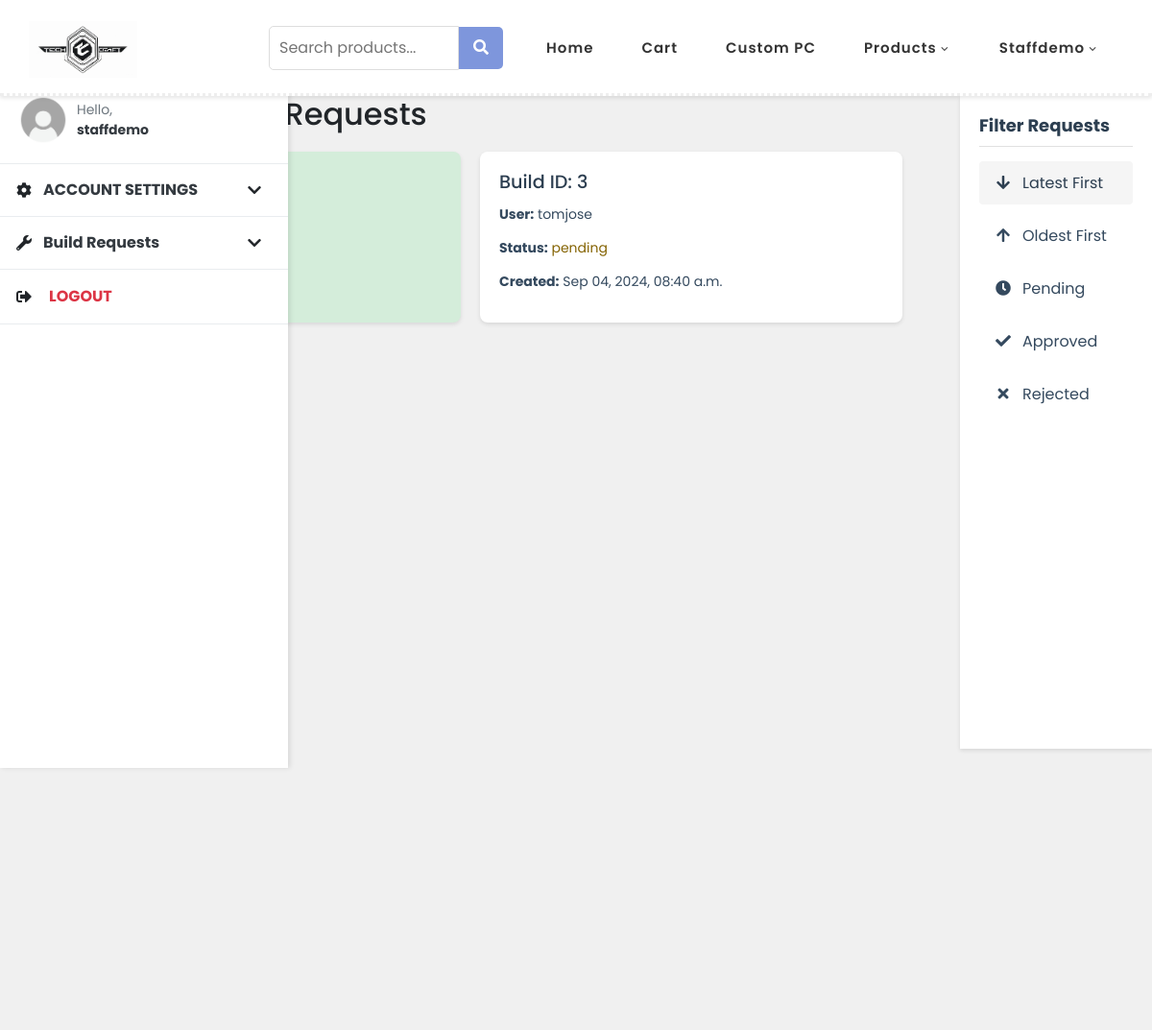
The app's page /staff/build-requests/ (signed in, upper part), older data.
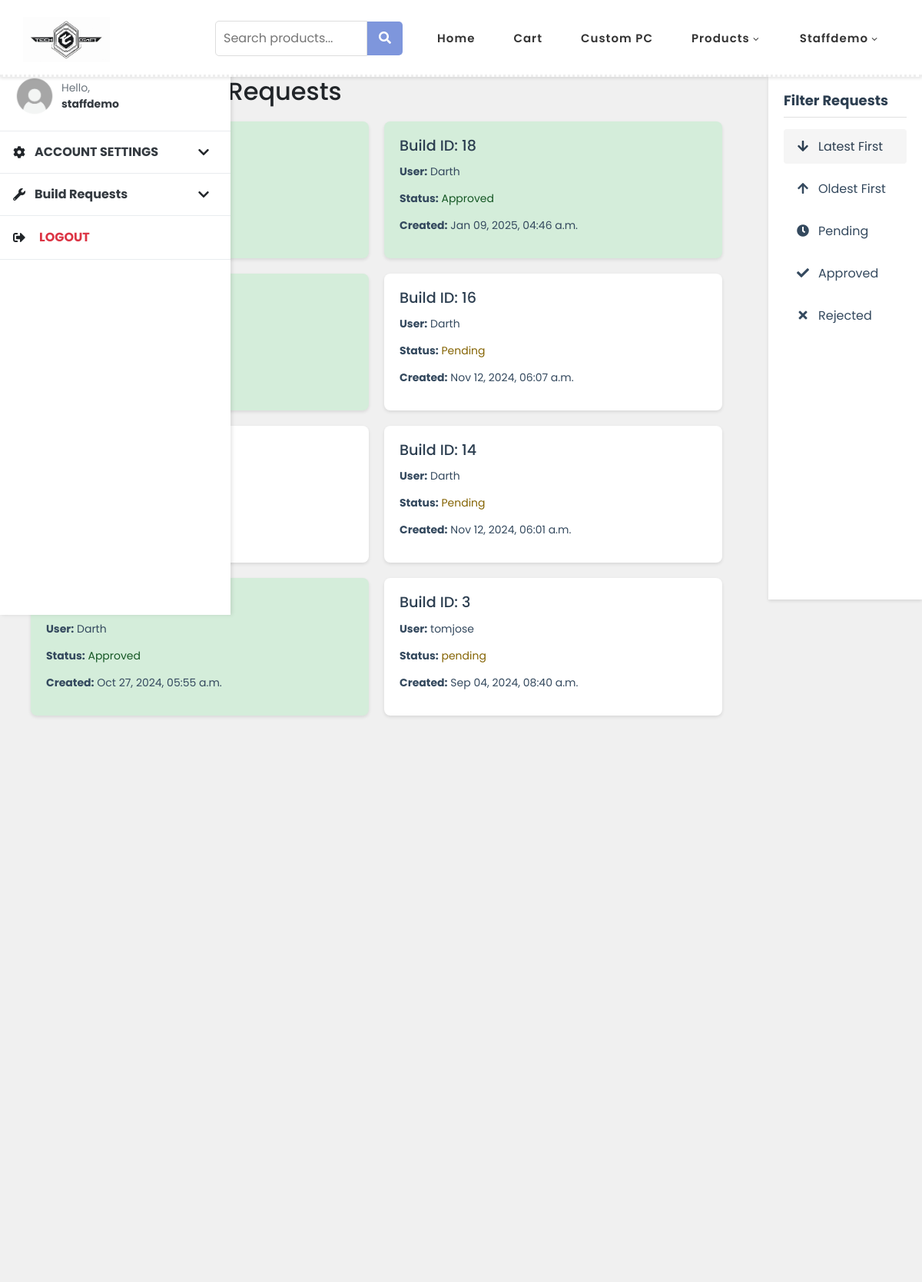
The same page, newer data.
### userapp/models.py (models this page shows, shortened)
class CustomPC(models.Model):
    user = models.ForeignKey(User, on_delete=models.CASCADE)
    name = models.CharField(max_length=255)
    total_price = models.DecimalField(max_digits=10, decimal_places=2)
    status = models.CharField(max_length=20, default='pending')  # Default status to 'pending'
    created_at = models.DateTimeField(auto_now_add=True)

class User(AbstractUser):
    ROLE_CHOICES = (
        ('user', 'User'),
        ('staff', 'Staff'),
        ('admin', 'Admin'),
        ('delivery_boy', 'Delivery Boy'),  # Added new role
    )
    fullname = models.CharField(max_length=255)
    date_joined = models.DateTimeField(auto_now_add=True)
    last_login = models.DateTimeField(auto_now=True)
    is_staff = models.BooleanField(default=False)
    is_deliveryboy = models.BooleanField(default=False)
    role = models.CharField(max_length=20, choices=ROLE_CHOICES, default='user')
    mobile = models.CharField(max_length=20, unique=False, default="nil")
    email = models.EmailField(unique=True)
    USERNAME_FIELD = 'email'
    REQUIRED_FIELDS = ['username', 'password']

### userapp/views.py (the view)
# urls.py: path('staff/build-requests/', views.staff_build_requests, name='staff_build_requests'),
@login_required
@user_passes_test(is_staff)
def staff_build_requests(request):
    build_requests = CustomPC.objects.select_related('user').all()
    sort = request.GET.get('sort', 'latest')
    if sort == 'oldest':
        build_requests = build_requests.order_by('created_at')
    else:  # default to latest
        build_requests = build_requests.order_by('-created_at')
    status = request.GET.get('status')
    if status:
        build_requests = build_requests.filter(status=status)
        print(f"Filtering by status: {status}, found {build_requests.count()} requests")
    context = {'build_requests': build_requests}
    return render(request, 'staff_build_requests.html', context)

### userapp/views.py (called while the page is built)
def is_staff(user):
    return user.is_staff

### template/staff_build_requests.html (shortened to what the changed rows need)
{% load static %}
<!DOCTYPE html>
<html lang="en">
  <head>
    <link rel="stylesheet" type="text/css" href="{% static 'css/bootstrap.min.css' %}">
    <link rel="stylesheet" type="text/css" href="{% static 'css/font-awesome.css' %}">
    <link rel="stylesheet" href="{% static 'css/templatemo-hexashop.css' %}">
    <link rel="stylesheet" href="{% static 'css/owl-carousel.css' %}">
    <link rel="stylesheet" href="{% static 'css/lightbox.css' %}">
    <link rel="stylesheet" href="https://cdnjs.cloudflare.com/ajax/libs/font-awesome/5.15.3/css/all.min.css">
    </head>
    <body style="background-color:#f0f0f0;">
<div class="build-requests-layout">
    <div class="build-requests-container">
        <h2 class="section-title">Custom PC Build Requests</h2>
        <div class="build-requests-grid">
            {% for build in build_requests %}
            <div class="build-request-card status-{{ build.status|lower }}" onclick="location.href='{% url 'userapp:build_request_details' build.id %}'">
                <h3>Build ID: {{ build.id }}</h3>
                <p><strong>User:</strong> {{ build.user.username }}</p>
                <p><strong>Status:</strong> <span class="status-{{ build.status|lower }}">{{ build.status }}</span></p>
                <p><strong>Created:</strong> {{ build.created_at|date:"M d, Y, h:i a" }}</p>
            </div>
            {% empty %}
            <p class="no-requests">No build requests at the moment.</p>
            {% endfor %}
        </div>
    </div>
</div>
  </body>
</html>

Row changes from the older to the newer data that the page shows:
added CustomPC: id "18", user.username "Darth", status "Approved", created_at "Jan 09, 2025, 04:46 a.m."
added CustomPC: id "16", user.username "Darth", status "Pending", created_at "Nov 12, 2024, 06:07 a.m."
added CustomPC: id "14", user.username "Darth", status "Pending", created_at "Nov 12, 2024, 06:01 a.m."
now on this page (row unchanged): CustomPC: user.username "Darth", status "Approved", created_at "Oct 27, 2024, 05:55 a.m."
